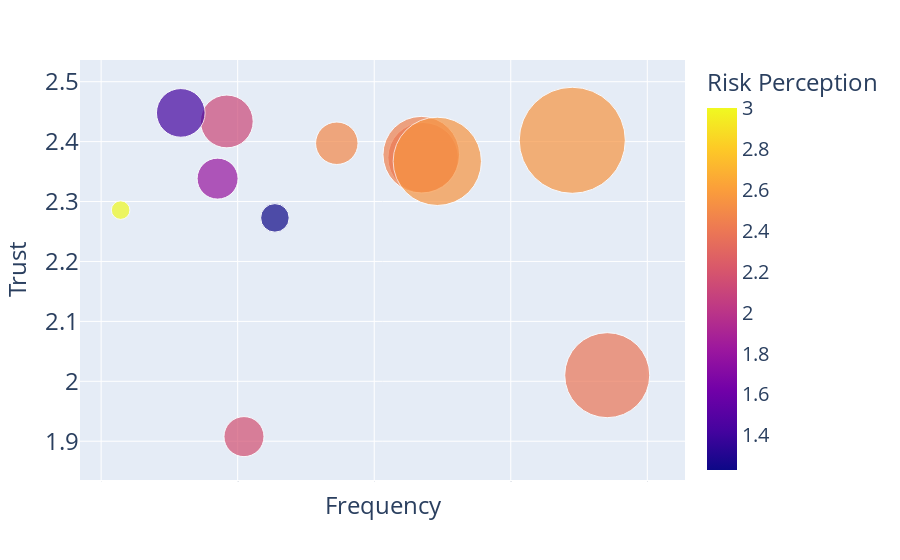

Notebook code for this chart:
### Code cell
import plotly.offline as py
import plotly.graph_objs as go

py.init_notebook_mode(connected=True)


import plotly.express as px
df = plot_df

fig = px.scatter(df, x="Frequency", y="Trust",
	         size="Proportion", color="Risk Perception",
                 hover_name="Source", size_max=75)

fig.update_layout(
yaxis = dict(
tickfont = dict(size=24)))

fig.update_yaxes(title_font=dict(size=24))

fig.update_layout(
xaxis = dict(
tickfont = dict(size=1)))

fig.update_xaxes(title_font=dict(size=24))

fig.update_layout(
    font=dict(
        
        size=20,  # Set the font size her
    )
)



fig.show()

### Figure 1 — Plotly figure (JSON) as saved in the notebook; plotly's stock layout.template omitted (floating-point values rounded to 4 significant figures)
{"data": [{"hovertemplate": "<b>%{hovertext}</b><br><br>Frequency=%{x}<br>Trust=%{y}<br>Proportion=%{marker.size}<br>Risk Perception=%{marker.color}<extra></extra>", "hovertext": ["Radio", "Television", "Newspapers", "AgExtension", "Veterinarian", "MigrantLabor", "OtherGov", "LocalFriend", "DistantFriend", "Religious", "Scientist", "SocialMedia"], "legendgroup": "", "marker": {"color": [2.293, 2.45, 2.486, 2.122, 1.417, 2.167, 1.792, 2.552, 2.55, 1.231, 3, 2.385], "coloraxis": "coloraxis", "size": [201, 238, 73, 113, 96, 65, 68, 456, 316, 33, 14, 293], "sizemode": "area", "sizeref": 0.08107, "symbol": "circle"}, "mode": "markers", "name": "", "orientation": "v", "showlegend": false, "type": "scatter", "x": [2.179, 2.172, 1.863, 1.46, 1.292, 1.523, 1.426, 2.725, 2.231, 1.636, 1.071, 2.853], "xaxis": "x", "y": [2.373, 2.378, 2.397, 2.434, 2.448, 1.908, 2.338, 2.402, 2.367, 2.273, 2.286, 2.01], "yaxis": "y"}], "layout": {"coloraxis": {"colorbar": {"title": {"text": "Risk Perception"}}, "colorscale": [[0, "#0d0887"], [0.1111, "#46039f"], [0.2222, "#7201a8"], [0.3333, "#9c179e"], [0.4444, "#bd3786"], [0.5556, "#d8576b"], [0.6667, "#ed7953"], [0.7778, "#fb9f3a"], [0.8889, "#fdca26"], [1, "#f0f921"]]}, "font": {"size": 20}, "legend": {"itemsizing": "constant", "tracegroupgap": 0}, "margin": {"t": 60}, "xaxis": {"anchor": "y", "domain": [0, 1], "tickfont": {"size": 1}, "title": {"font": {"size": 24}, "text": "Frequency"}}, "yaxis": {"anchor": "x", "domain": [0, 1], "tickfont": {"size": 24}, "title": {"font": {"size": 24}, "text": "Trust"}}}}
